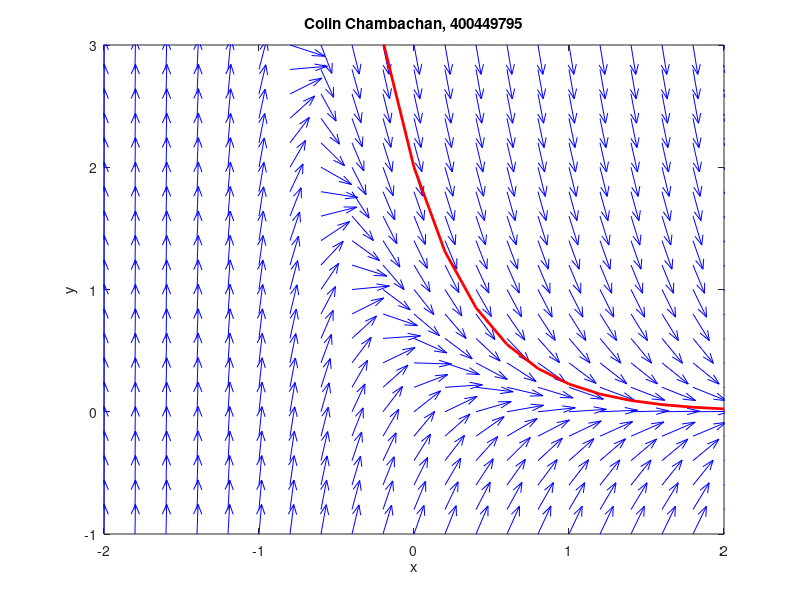

The MATLAB script that drew this image:
%% Question 3
% visualize vector fields and plots a function using quiver function
[x y] = meshgrid(-2:0.2:2,-1:0.2:3);

a = ones(size(x));
b = exp(-2.5*x)-2.6*y;

ascaled = a./sqrt(a.^2+b.^2);
bscaled = b./sqrt(a.^2+b.^2);

quiver(x,y,ascaled,bscaled,'blue')

x = -2:0.2:2;
y = 10*exp(-2.5*x)-8*exp(-2.6*x);
hold on;
plot(x,y,'red', 'linewidth', 2 );

axis ([-2 2 -1 3])


title('Colin Chambachan, 400449795');
xlabel('x');
ylabel('y');